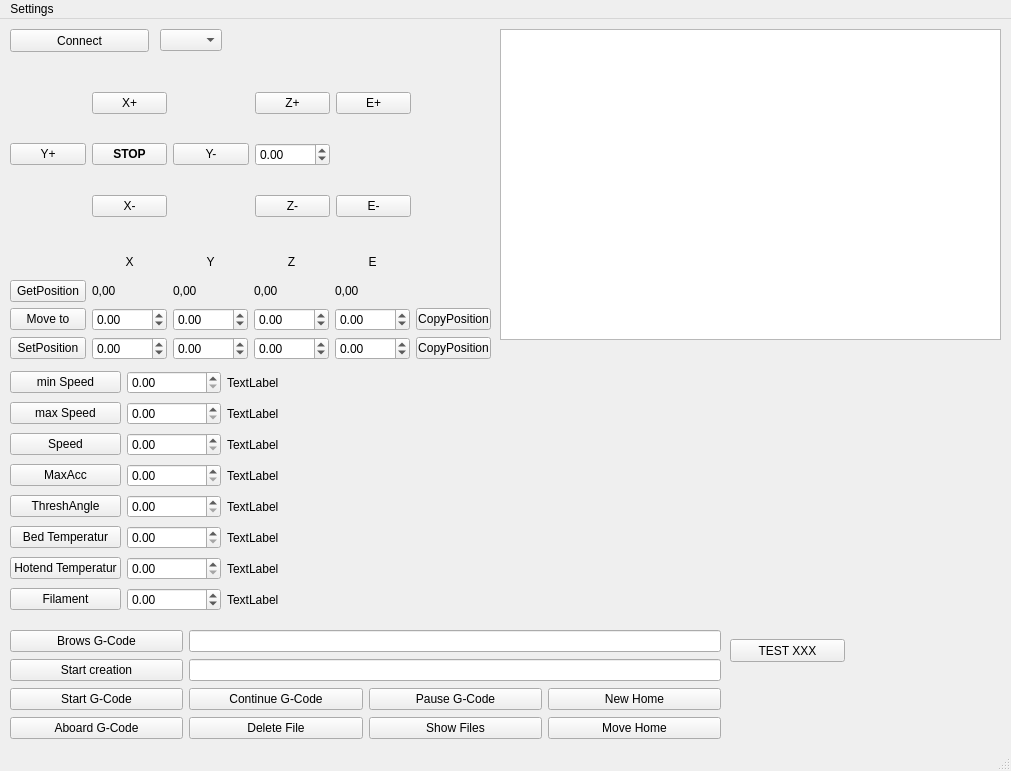
<?xml version="1.0" encoding="UTF-8"?>
<ui version="4.0">
 <class>MainWindow</class>
 <widget class="QMainWindow" name="MainWindow">
  <property name="geometry">
   <rect>
    <x>0</x>
    <y>0</y>
    <width>1011</width>
    <height>771</height>
   </rect>
  </property>
  <property name="windowTitle">
   <string>MainWindow</string>
  </property>
  <widget class="QWidget" name="centralwidget">
   <widget class="QWidget" name="gridLayoutWidget">
    <property name="geometry">
     <rect>
      <x>10</x>
      <y>50</y>
      <width>401</width>
      <height>171</height>
     </rect>
    </property>
    <layout class="QGridLayout" name="MoveManuel">
     <item row="2" column="1">
      <widget class="QPushButton" name="pushButtonMoveXNeg">
       <property name="text">
        <string>X-</string>
       </property>
      </widget>
     </item>
     <item row="1" column="2">
      <widget class="QPushButton" name="pushButtonMoveYNeg">
       <property name="text">
        <string>Y-</string>
       </property>
      </widget>
     </item>
     <item row="0" column="1">
      <widget class="QPushButton" name="pushButtonMoveXPos">
       <property name="text">
        <string>X+</string>
       </property>
      </widget>
     </item>
     <item row="1" column="0">
      <widget class="QPushButton" name="pushButtonMoveYPos">
       <property name="text">
        <string>Y+</string>
       </property>
      </widget>
     </item>
     <item row="0" column="3">
      <widget class="QPushButton" name="pushButtonMoveZPos">
       <property name="text">
        <string>Z+</string>
       </property>
      </widget>
     </item>
     <item row="2" column="3">
      <widget class="QPushButton" name="pushButtonMoveZNeg">
       <property name="text">
        <string>Z-</string>
       </property>
      </widget>
     </item>
     <item row="0" column="4">
      <widget class="QPushButton" name="pushButtonMoveEPos">
       <property name="text">
        <string>E+</string>
       </property>
      </widget>
     </item>
     <item row="2" column="4">
      <widget class="QPushButton" name="pushButtonMoveENeg">
       <property name="text">
        <string>E-</string>
       </property>
      </widget>
     </item>
     <item row="1" column="1">
      <widget class="QPushButton" name="pushButtonMoveSTOP">
       <property name="palette">
        <palette>
         <active>
          <colorrole role="WindowText">
           <brush brushstyle="SolidPattern">
            <color alpha="255">
             <red>0</red>
             <green>0</green>
             <blue>0</blue>
            </color>
           </brush>
          </colorrole>
          <colorrole role="Button">
           <brush brushstyle="SolidPattern">
            <color alpha="255">
             <red>240</red>
             <green>240</green>
             <blue>240</blue>
            </color>
           </brush>
          </colorrole>
          <colorrole role="Light">
           <brush brushstyle="SolidPattern">
            <color alpha="255">
             <red>255</red>
             <green>255</green>
             <blue>255</blue>
            </color>
           </brush>
          </colorrole>
          <colorrole role="Midlight">
           <brush brushstyle="SolidPattern">
            <color alpha="255">
             <red>247</red>
             <green>247</green>
             <blue>247</blue>
            </color>
           </brush>
          </colorrole>
          <colorrole role="Dark">
           <brush brushstyle="SolidPattern">
            <color alpha="255">
             <red>120</red>
             <green>120</green>
             <blue>120</blue>
            </color>
           </brush>
          </colorrole>
          <colorrole role="Mid">
           <brush brushstyle="SolidPattern">
            <color alpha="255">
             <red>160</red>
             <green>160</green>
             <blue>160</blue>
            </color>
           </brush>
          </colorrole>
          <colorrole role="Text">
           <brush brushstyle="SolidPattern">
            <color alpha="255">
             <red>0</red>
             <green>0</green>
             <blue>0</blue>
            </color>
           </brush>
          </colorrole>
          <colorrole role="BrightText">
           <brush brushstyle="SolidPattern">
            <color alpha="255">
             <red>255</red>
             <green>255</green>
             <blue>255</blue>
            </color>
           </brush>
          </colorrole>
          <colorrole role="ButtonText">
           <brush brushstyle="SolidPattern">
            <color alpha="255">
             <red>0</red>
             <green>0</green>
             <blue>0</blue>
            </color>
           </brush>
          </colorrole>
          <colorrole role="Base">
           <brush brushstyle="SolidPattern">
            <color alpha="255">
             <red>255</red>
             <green>255</green>
             <blue>255</blue>
            </color>
           </brush>
          </colorrole>
          <colorrole role="Window">
           <brush brushstyle="SolidPattern">
            <color alpha="255">
             <red>240</red>
             <green>240</green>
             <blue>240</blue>
            </color>
           </brush>
          </colorrole>
          <colorrole role="Shadow">
           <brush brushstyle="SolidPattern">
            <color alpha="255">
             <red>0</red>
             <green>0</green>
             <blue>0</blue>
            </color>
           </brush>
          </colorrole>
          <colorrole role="AlternateBase">
           <brush brushstyle="SolidPattern">
            <color alpha="255">
             <red>247</red>
             <green>247</green>
             <blue>247</blue>
            </color>
           </brush>
          </colorrole>
          <colorrole role="ToolTipBase">
           <brush brushstyle="SolidPattern">
            <color alpha="255">
             <red>255</red>
             <green>255</green>
             <blue>220</blue>
            </color>
           </brush>
          </colorrole>
          <colorrole role="ToolTipText">
           <brush brushstyle="SolidPattern">
            <color alpha="255">
             <red>0</red>
             <green>0</green>
             <blue>0</blue>
            </color>
           </brush>
          </colorrole>
          <colorrole role="PlaceholderText">
           <brush brushstyle="SolidPattern">
            <color alpha="128">
             <red>0</red>
             <green>0</green>
             <blue>0</blue>
            </color>
           </brush>
          </colorrole>
         </active>
         <inactive>
          <colorrole role="WindowText">
           <brush brushstyle="SolidPattern">
            <color alpha="255">
             <red>0</red>
             <green>0</green>
             <blue>0</blue>
            </color>
           </brush>
          </colorrole>
          <colorrole role="Button">
           <brush brushstyle="SolidPattern">
            <color alpha="255">
             <red>240</red>
             <green>240</green>
             <blue>240</blue>
            </color>
           </brush>
          </colorrole>
          <colorrole role="Light">
           <brush brushstyle="SolidPattern">
            <color alpha="255">
             <red>255</red>
             <green>255</green>
             <blue>255</blue>
            </color>
           </brush>
          </colorrole>
          <colorrole role="Midlight">
           <brush brushstyle="SolidPattern">
            <color alpha="255">
             <red>247</red>
             <green>247</green>
             <blue>247</blue>
            </color>
           </brush>
          </colorrole>
          <colorrole role="Dark">
           <brush brushstyle="SolidPattern">
            <color alpha="255">
             <red>120</red>
             <green>120</green>
             <blue>120</blue>
            </color>
           </brush>
          </colorrole>
          <colorrole role="Mid">
           <brush brushstyle="SolidPattern">
            <color alpha="255">
             <red>160</red>
             <green>160</green>
             <blue>160</blue>
            </color>
           </brush>
          </colorrole>
          <colorrole role="Text">
           <brush brushstyle="SolidPattern">
            <color alpha="255">
             <red>0</red>
             <green>0</green>
             <blue>0</blue>
            </color>
           </brush>
          </colorrole>
          <colorrole role="BrightText">
           <brush brushstyle="SolidPattern">
            <color alpha="255">
             <red>255</red>
             <green>255</green>
             <blue>255</blue>
            </color>
           </brush>
          </colorrole>
          <colorrole role="ButtonText">
           <brush brushstyle="SolidPattern">
            <color alpha="255">
             <red>0</red>
             <green>0</green>
             <blue>0</blue>
            </color>
           </brush>
          </colorrole>
          <colorrole role="Base">
           <brush brushstyle="SolidPattern">
            <color alpha="255">
             <red>255</red>
             <green>255</green>
             <blue>255</blue>
            </color>
           </brush>
          </colorrole>
          <colorrole role="Window">
           <brush brushstyle="SolidPattern">
            <color alpha="255">
             <red>240</red>
             <green>240</green>
             <blue>240</blue>
            </color>
           </brush>
          </colorrole>
          <colorrole role="Shadow">
           <brush brushstyle="SolidPattern">
            <color alpha="255">
             <red>0</red>
             <green>0</green>
             <blue>0</blue>
            </color>
           </brush>
          </colorrole>
          <colorrole role="AlternateBase">
           <brush brushstyle="SolidPattern">
            <color alpha="255">
             <red>247</red>
             <green>247</green>
             <blue>247</blue>
            </color>
           </brush>
          </colorrole>
          <colorrole role="ToolTipBase">
           <brush brushstyle="SolidPattern">
            <color alpha="255">
             <red>255</red>
             <green>255</green>
             <blue>220</blue>
            </color>
           </brush>
          </colorrole>
          <colorrole role="ToolTipText">
           <brush brushstyle="SolidPattern">
            <color alpha="255">
             <red>0</red>
             <green>0</green>
             <blue>0</blue>
            </color>
           </brush>
          </colorrole>
          <colorrole role="PlaceholderText">
           <brush brushstyle="SolidPattern">
            <color alpha="128">
             <red>0</red>
             <green>0</green>
             <blue>0</blue>
            </color>
           </brush>
          </colorrole>
         </inactive>
         <disabled>
          <colorrole role="WindowText">
           <brush brushstyle="SolidPattern">
            <color alpha="255">
             <red>120</red>
             <green>120</green>
             <blue>120</blue>
            </color>
           </brush>
          </colorrole>
          <colorrole role="Button">
           <brush brushstyle="SolidPattern">
            <color alpha="255">
             <red>240</red>
             <green>240</green>
             <blue>240</blue>
            </color>
           </brush>
          </colorrole>
          <colorrole role="Light">
           <brush brushstyle="SolidPattern">
            <color alpha="255">
             <red>255</red>
             <green>255</green>
             <blue>255</blue>
            </color>
           </brush>
          </colorrole>
          <colorrole role="Midlight">
           <brush brushstyle="SolidPattern">
            <color alpha="255">
             <red>247</red>
             <green>247</green>
             <blue>247</blue>
            </color>
           </brush>
          </colorrole>
          <colorrole role="Dark">
           <brush brushstyle="SolidPattern">
            <color alpha="255">
             <red>120</red>
             <green>120</green>
             <blue>120</blue>
            </color>
           </brush>
          </colorrole>
          <colorrole role="Mid">
           <brush brushstyle="SolidPattern">
            <color alpha="255">
             <red>160</red>
             <green>160</green>
             <blue>160</blue>
            </color>
           </brush>
          </colorrole>
          <colorrole role="Text">
           <brush brushstyle="SolidPattern">
            <color alpha="255">
             <red>120</red>
             <green>120</green>
             <blue>120</blue>
            </color>
           </brush>
          </colorrole>
          <colorrole role="BrightText">
           <brush brushstyle="SolidPattern">
            <color alpha="255">
             <red>255</red>
             <green>255</green>
             <blue>255</blue>
            </color>
           </brush>
          </colorrole>
          <colorrole role="ButtonText">
           <brush brushstyle="SolidPattern">
            <color alpha="255">
             <red>120</red>
             <green>120</green>
             <blue>120</blue>
            </color>
           </brush>
          </colorrole>
          <colorrole role="Base">
           <brush brushstyle="SolidPattern">
            <color alpha="255">
             <red>240</red>
             <green>240</green>
             <blue>240</blue>
            </color>
           </brush>
          </colorrole>
          <colorrole role="Window">
           <brush brushstyle="SolidPattern">
            <color alpha="255">
             <red>240</red>
             <green>240</green>
             <blue>240</blue>
            </color>
           </brush>
          </colorrole>
          <colorrole role="Shadow">
           <brush brushstyle="SolidPattern">
            <color alpha="255">
             <red>0</red>
             <green>0</green>
             <blue>0</blue>
            </color>
           </brush>
          </colorrole>
          <colorrole role="AlternateBase">
           <brush brushstyle="SolidPattern">
            <color alpha="255">
             <red>240</red>
             <green>240</green>
             <blue>240</blue>
            </color>
           </brush>
          </colorrole>
          <colorrole role="ToolTipBase">
           <brush brushstyle="SolidPattern">
            <color alpha="255">
             <red>255</red>
             <green>255</green>
             <blue>220</blue>
            </color>
           </brush>
          </colorrole>
          <colorrole role="ToolTipText">
           <brush brushstyle="SolidPattern">
            <color alpha="255">
             <red>0</red>
             <green>0</green>
             <blue>0</blue>
            </color>
           </brush>
          </colorrole>
          <colorrole role="PlaceholderText">
           <brush brushstyle="SolidPattern">
            <color alpha="128">
             <red>0</red>
             <green>0</green>
             <blue>0</blue>
            </color>
           </brush>
          </colorrole>
         </disabled>
        </palette>
       </property>
       <property name="font">
        <font>
         <weight>75</weight>
         <bold>true</bold>
         <kerning>true</kerning>
        </font>
       </property>
       <property name="text">
        <string>STOP</string>
       </property>
      </widget>
     </item>
     <item row="1" column="3">
      <widget class="QDoubleSpinBox" name="doubleSpinBoxZOffset">
       <property name="minimum">
        <double>-9999.000000000000000</double>
       </property>
       <property name="maximum">
        <double>9999.000000000000000</double>
       </property>
       <property name="singleStep">
        <double>0.010000000000000</double>
       </property>
      </widget>
     </item>
    </layout>
   </widget>
   <widget class="QWidget" name="gridLayoutWidget_2">
    <property name="geometry">
     <rect>
      <x>10</x>
      <y>230</y>
      <width>481</width>
      <height>111</height>
     </rect>
    </property>
    <layout class="QGridLayout" name="MoveNunmeric">
     <item row="4" column="5">
      <widget class="QPushButton" name="pushButtonCopyToSetPosition">
       <property name="text">
        <string>CopyPosition</string>
       </property>
      </widget>
     </item>
     <item row="3" column="3">
      <widget class="QDoubleSpinBox" name="doubleSpinBoxMoveZ">
       <property name="minimum">
        <double>-9999.000000000000000</double>
       </property>
       <property name="maximum">
        <double>9999.000000000000000</double>
       </property>
      </widget>
     </item>
     <item row="2" column="3">
      <widget class="QLabel" name="label_ZPos">
       <property name="text">
        <string>0,00</string>
       </property>
      </widget>
     </item>
     <item row="3" column="1">
      <widget class="QDoubleSpinBox" name="doubleSpinBoxMoveX">
       <property name="minimum">
        <double>-9999.000000000000000</double>
       </property>
       <property name="maximum">
        <double>9999.000000000000000</double>
       </property>
      </widget>
     </item>
     <item row="4" column="1">
      <widget class="QDoubleSpinBox" name="doubleSpinBoxSetX">
       <property name="minimum">
        <double>-9999.000000000000000</double>
       </property>
       <property name="maximum">
        <double>9999.000000000000000</double>
       </property>
      </widget>
     </item>
     <item row="2" column="4">
      <widget class="QLabel" name="label_EPos">
       <property name="text">
        <string>0,00</string>
       </property>
      </widget>
     </item>
     <item row="3" column="0">
      <widget class="QPushButton" name="pushButtonMoveTo">
       <property name="text">
        <string>Move to</string>
       </property>
      </widget>
     </item>
     <item row="3" column="4">
      <widget class="QDoubleSpinBox" name="doubleSpinBoxMoveE">
       <property name="minimum">
        <double>-9999.000000000000000</double>
       </property>
       <property name="maximum">
        <double>9999.000000000000000</double>
       </property>
      </widget>
     </item>
     <item row="3" column="2">
      <widget class="QDoubleSpinBox" name="doubleSpinBoxMoveY">
       <property name="minimum">
        <double>-9999.000000000000000</double>
       </property>
       <property name="maximum">
        <double>9999.000000000000000</double>
       </property>
      </widget>
     </item>
     <item row="2" column="2">
      <widget class="QLabel" name="label_YPos">
       <property name="text">
        <string>0,00</string>
       </property>
      </widget>
     </item>
     <item row="4" column="0">
      <widget class="QPushButton" name="pushButtonSetPosition">
       <property name="text">
        <string>SetPosition</string>
       </property>
      </widget>
     </item>
     <item row="2" column="1">
      <widget class="QLabel" name="label_XPos">
       <property name="text">
        <string>0,00</string>
       </property>
      </widget>
     </item>
     <item row="2" column="0">
      <widget class="QPushButton" name="pushButtonGetPosition">
       <property name="text">
        <string>GetPosition</string>
       </property>
      </widget>
     </item>
     <item row="4" column="4">
      <widget class="QDoubleSpinBox" name="doubleSpinBoxSetE">
       <property name="minimum">
        <double>-9999.000000000000000</double>
       </property>
       <property name="maximum">
        <double>9999.000000000000000</double>
       </property>
      </widget>
     </item>
     <item row="4" column="2">
      <widget class="QDoubleSpinBox" name="doubleSpinBoxSetY">
       <property name="minimum">
        <double>-9999.000000000000000</double>
       </property>
       <property name="maximum">
        <double>9999.000000000000000</double>
       </property>
      </widget>
     </item>
     <item row="4" column="3">
      <widget class="QDoubleSpinBox" name="doubleSpinBoxSetZ">
       <property name="minimum">
        <double>-9999.000000000000000</double>
       </property>
       <property name="maximum">
        <double>9999.000000000000000</double>
       </property>
      </widget>
     </item>
     <item row="3" column="5">
      <widget class="QPushButton" name="pushButtonCopyToMoveTo">
       <property name="text">
        <string>CopyPosition</string>
       </property>
      </widget>
     </item>
     <item row="1" column="1">
      <widget class="QLabel" name="label_X">
       <property name="text">
        <string>X</string>
       </property>
       <property name="alignment">
        <set>Qt::AlignCenter</set>
       </property>
      </widget>
     </item>
     <item row="1" column="2">
      <widget class="QLabel" name="label_Y">
       <property name="text">
        <string>Y</string>
       </property>
       <property name="alignment">
        <set>Qt::AlignCenter</set>
       </property>
      </widget>
     </item>
     <item row="1" column="3">
      <widget class="QLabel" name="label_Z">
       <property name="text">
        <string>Z</string>
       </property>
       <property name="alignment">
        <set>Qt::AlignCenter</set>
       </property>
      </widget>
     </item>
     <item row="1" column="4">
      <widget class="QLabel" name="label_E">
       <property name="font">
        <font>
         <family>MS Shell Dlg 2</family>
        </font>
       </property>
       <property name="text">
        <string>E</string>
       </property>
       <property name="alignment">
        <set>Qt::AlignCenter</set>
       </property>
      </widget>
     </item>
    </layout>
   </widget>
   <widget class="QWidget" name="gridLayoutWidget_4">
    <property name="geometry">
     <rect>
      <x>10</x>
      <y>610</y>
      <width>711</width>
      <height>112</height>
     </rect>
    </property>
    <layout class="QGridLayout" name="gridLayout">
     <item row="4" column="0">
      <widget class="QPushButton" name="pushButton_startGCode">
       <property name="text">
        <string>Start G-Code</string>
       </property>
      </widget>
     </item>
     <item row="4" column="1">
      <widget class="QPushButton" name="pushButton_continueGCode">
       <property name="text">
        <string>Continue G-Code</string>
       </property>
      </widget>
     </item>
     <item row="4" column="2">
      <widget class="QPushButton" name="pushButton_pauseGCode">
       <property name="text">
        <string>Pause G-Code</string>
       </property>
      </widget>
     </item>
     <item row="2" column="0">
      <widget class="QPushButton" name="pushButton_browseGCode">
       <property name="text">
        <string>Brows G-Code</string>
       </property>
      </widget>
     </item>
     <item row="3" column="0">
      <widget class="QPushButton" name="pushButton_StartCreation">
       <property name="text">
        <string>Start creation</string>
       </property>
      </widget>
     </item>
     <item row="5" column="0">
      <widget class="QPushButton" name="pushButton_AboardGCode">
       <property name="text">
        <string>Aboard G-Code</string>
       </property>
      </widget>
     </item>
     <item row="5" column="1">
      <widget class="QPushButton" name="pushButton_DeleteFile">
       <property name="text">
        <string>Delete File</string>
       </property>
      </widget>
     </item>
     <item row="5" column="2">
      <widget class="QPushButton" name="pushButton_ShowFiles">
       <property name="text">
        <string>Show Files</string>
       </property>
      </widget>
     </item>
     <item row="4" column="3">
      <widget class="QPushButton" name="pushButton_NewHome">
       <property name="text">
        <string>New Home</string>
       </property>
      </widget>
     </item>
     <item row="5" column="3">
      <widget class="QPushButton" name="pushButton_MoveHome">
       <property name="text">
        <string>Move Home</string>
       </property>
      </widget>
     </item>
     <item row="3" column="1" colspan="3">
      <widget class="QLineEdit" name="lineEdit_fileToCNC"/>
     </item>
     <item row="2" column="1" colspan="3">
      <widget class="QLineEdit" name="lineEdit_fileGCode"/>
     </item>
    </layout>
   </widget>
   <widget class="QTextEdit" name="textEditLog">
    <property name="enabled">
     <bool>true</bool>
    </property>
    <property name="geometry">
     <rect>
      <x>500</x>
      <y>10</y>
      <width>501</width>
      <height>311</height>
     </rect>
    </property>
   </widget>
   <widget class="QPushButton" name="pushButtonSerialConnect">
    <property name="geometry">
     <rect>
      <x>10</x>
      <y>10</y>
      <width>139</width>
      <height>23</height>
     </rect>
    </property>
    <property name="text">
     <string>Connect</string>
    </property>
   </widget>
   <widget class="QComboBox" name="comboBoxComPortName">
    <property name="geometry">
     <rect>
      <x>160</x>
      <y>10</y>
      <width>62</width>
      <height>22</height>
     </rect>
    </property>
   </widget>
   <widget class="QWidget" name="gridLayoutWidget_3">
    <property name="geometry">
     <rect>
      <x>10</x>
      <y>350</y>
      <width>311</width>
      <height>251</height>
     </rect>
    </property>
    <layout class="QGridLayout" name="gridLayout_2">
     <item row="2" column="0">
      <widget class="QPushButton" name="pushButtonSpeed">
       <property name="text">
        <string>Speed</string>
       </property>
      </widget>
     </item>
     <item row="7" column="2">
      <widget class="QLabel" name="label_fila">
       <property name="text">
        <string>TextLabel</string>
       </property>
      </widget>
     </item>
     <item row="0" column="1">
      <widget class="QDoubleSpinBox" name="doubleSpinBoxMinSpeed"/>
     </item>
     <item row="6" column="2">
      <widget class="QLabel" name="label_temp">
       <property name="text">
        <string>TextLabel</string>
       </property>
      </widget>
     </item>
     <item row="2" column="2">
      <widget class="QLabel" name="label_speed">
       <property name="text">
        <string>TextLabel</string>
       </property>
      </widget>
     </item>
     <item row="6" column="0">
      <widget class="QPushButton" name="pushButtoHotendTemp">
       <property name="text">
        <string>Hotend Temperatur</string>
       </property>
      </widget>
     </item>
     <item row="5" column="2">
      <widget class="QLabel" name="label_bed_temp">
       <property name="text">
        <string>TextLabel</string>
       </property>
      </widget>
     </item>
     <item row="5" column="0">
      <widget class="QPushButton" name="pushButtonBedTemp">
       <property name="text">
        <string>Bed Temperatur</string>
       </property>
      </widget>
     </item>
     <item row="0" column="2">
      <widget class="QLabel" name="label_min_speed">
       <property name="text">
        <string>TextLabel</string>
       </property>
      </widget>
     </item>
     <item row="3" column="1">
      <widget class="QDoubleSpinBox" name="doubleSpinBoxMaxAcc">
       <property name="maximum">
        <double>9999.989999999999782</double>
       </property>
      </widget>
     </item>
     <item row="6" column="1">
      <widget class="QDoubleSpinBox" name="doubleSpinBoxHotendTemp">
       <property name="maximum">
        <double>9999.989999999999782</double>
       </property>
      </widget>
     </item>
     <item row="7" column="1">
      <widget class="QDoubleSpinBox" name="doubleSpinBoxFilament">
       <property name="minimum">
        <double>-9999.000000000000000</double>
       </property>
       <property name="maximum">
        <double>9999.989999999999782</double>
       </property>
      </widget>
     </item>
     <item row="1" column="0">
      <widget class="QPushButton" name="pushButtonMaxSpeed">
       <property name="text">
        <string>max Speed</string>
       </property>
      </widget>
     </item>
     <item row="3" column="2">
      <widget class="QLabel" name="label_max_acc">
       <property name="text">
        <string>TextLabel</string>
       </property>
      </widget>
     </item>
     <item row="7" column="0">
      <widget class="QPushButton" name="pushButtonFilament">
       <property name="text">
        <string>Filament</string>
       </property>
      </widget>
     </item>
     <item row="5" column="1">
      <widget class="QDoubleSpinBox" name="doubleSpinBoxBedTemp">
       <property name="maximum">
        <double>999.990000000000009</double>
       </property>
      </widget>
     </item>
     <item row="2" column="1">
      <widget class="QDoubleSpinBox" name="doubleSpinBoxSpeed">
       <property name="maximum">
        <double>999.990000000000009</double>
       </property>
      </widget>
     </item>
     <item row="3" column="0">
      <widget class="QPushButton" name="pushButtonMaxAcc">
       <property name="text">
        <string>MaxAcc</string>
       </property>
      </widget>
     </item>
     <item row="1" column="2">
      <widget class="QLabel" name="label_max_speed">
       <property name="text">
        <string>TextLabel</string>
       </property>
      </widget>
     </item>
     <item row="0" column="0">
      <widget class="QPushButton" name="pushButtonMinSpeed">
       <property name="text">
        <string>min Speed</string>
       </property>
      </widget>
     </item>
     <item row="1" column="1">
      <widget class="QDoubleSpinBox" name="doubleSpinBoxMaxSpeed">
       <property name="maximum">
        <double>999.990000000000009</double>
       </property>
      </widget>
     </item>
     <item row="4" column="0">
      <widget class="QPushButton" name="pushButtonThreshAngle">
       <property name="text">
        <string>ThreshAngle</string>
       </property>
      </widget>
     </item>
     <item row="4" column="1">
      <widget class="QDoubleSpinBox" name="doubleSpinBoxThreshAngle">
       <property name="maximum">
        <double>9999.989999999999782</double>
       </property>
      </widget>
     </item>
     <item row="4" column="2">
      <widget class="QLabel" name="label_ThreshAngle">
       <property name="text">
        <string>TextLabel</string>
       </property>
      </widget>
     </item>
    </layout>
   </widget>
   <widget class="QPushButton" name="pushButton_Test">
    <property name="geometry">
     <rect>
      <x>730</x>
      <y>620</y>
      <width>115</width>
      <height>23</height>
     </rect>
    </property>
    <property name="text">
     <string>TEST XXX</string>
    </property>
   </widget>
   <widget class="QCustomPlot" name="Plot_PID_Temp" native="true">
    <property name="geometry">
     <rect>
      <x>500</x>
      <y>330</y>
      <width>501</width>
      <height>271</height>
     </rect>
    </property>
   </widget>
  </widget>
  <widget class="QMenuBar" name="menubar">
   <property name="geometry">
    <rect>
     <x>0</x>
     <y>0</y>
     <width>1011</width>
     <height>22</height>
    </rect>
   </property>
   <widget class="QMenu" name="menuSettings">
    <property name="title">
     <string>Settings</string>
    </property>
    <addaction name="actionValues"/>
    <addaction name="actionPID"/>
   </widget>
   <addaction name="menuSettings"/>
  </widget>
  <widget class="QStatusBar" name="statusbar"/>
  <action name="actionValues">
   <property name="text">
    <string>Values</string>
   </property>
  </action>
  <action name="actionPID">
   <property name="text">
    <string>PID</string>
   </property>
  </action>
 </widget>
 <customwidgets>
  <customwidget>
   <class>QCustomPlot</class>
   <extends>QWidget</extends>
   <header>qcustomplot.h</header>
   <container>1</container>
  </customwidget>
 </customwidgets>
 <resources/>
 <connections/>
</ui>
